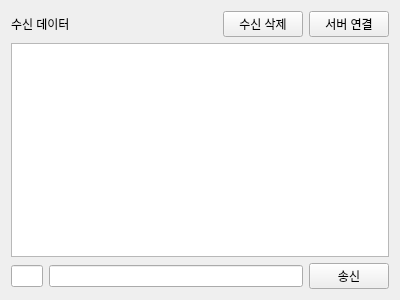
<?xml version="1.0" encoding="UTF-8"?>
<ui version="4.0">
 <class>tab1_socket</class>
 <widget class="QWidget" name="tab1_socket">
  <property name="geometry">
   <rect>
    <x>0</x>
    <y>0</y>
    <width>400</width>
    <height>300</height>
   </rect>
  </property>
  <property name="windowTitle">
   <string>Form</string>
  </property>
  <layout class="QVBoxLayout" name="verticalLayout_3">
   <item>
    <layout class="QVBoxLayout" name="verticalLayout">
     <item>
      <layout class="QHBoxLayout" name="horizontalLayout" stretch="8,1,1">
       <item>
        <widget class="QLabel" name="p_label">
         <property name="text">
          <string>수신 데이터</string>
         </property>
        </widget>
       </item>
       <item>
        <widget class="QPushButton" name="p_clear_button">
         <property name="text">
          <string>수신 삭제</string>
         </property>
        </widget>
       </item>
       <item>
        <widget class="QPushButton" name="p_connect_button">
         <property name="text">
          <string>서버 연결</string>
         </property>
         <property name="checkable">
          <bool>true</bool>
         </property>
        </widget>
       </item>
      </layout>
     </item>
     <item>
      <layout class="QHBoxLayout" name="horizontalLayout_2">
       <item>
        <widget class="QTextEdit" name="p_monitor"/>
       </item>
      </layout>
     </item>
     <item>
      <layout class="QVBoxLayout" name="verticalLayout_2">
       <item>
        <layout class="QHBoxLayout" name="horizontalLayout_3" stretch="1,8,1">
         <item>
          <widget class="QLineEdit" name="p_id_input"/>
         </item>
         <item>
          <widget class="QLineEdit" name="p_msg_input"/>
         </item>
         <item>
          <widget class="QPushButton" name="p_send_button">
           <property name="text">
            <string>송신</string>
           </property>
          </widget>
         </item>
        </layout>
       </item>
      </layout>
     </item>
    </layout>
   </item>
  </layout>
 </widget>
 <resources/>
 <connections>
  <connection>
   <sender>p_clear_button</sender>
   <signal>clicked()</signal>
   <receiver>p_monitor</receiver>
   <slot>clear()</slot>
   <hints>
    <hint type="sourcelabel">
     <x>254</x>
     <y>26</y>
    </hint>
    <hint type="destinationlabel">
     <x>254</x>
     <y>84</y>
    </hint>
   </hints>
  </connection>
 </connections>
</ui>
